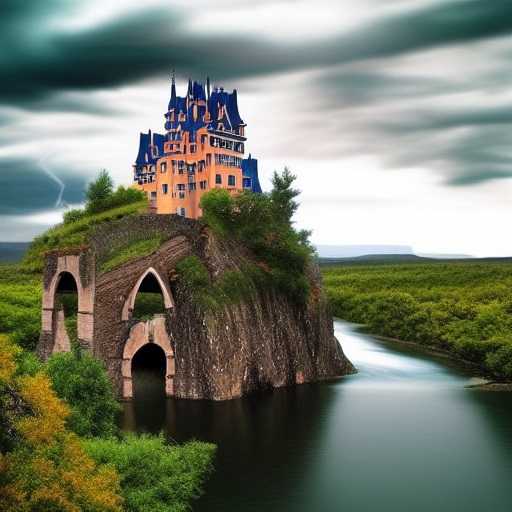
#> input picture DIP/img1.jpg, 512 x 512 px
$ jupyter execute adaptive-thres.ipynb
#> lines starting #> are read from the running program, lines starting #| are printed output that depends on the picture
[cell 1]
import cv2
import numpy as np

# Step 1: Read the image in grayscale
image = cv2.imread('img1.jpg', cv2.IMREAD_GRAYSCALE)
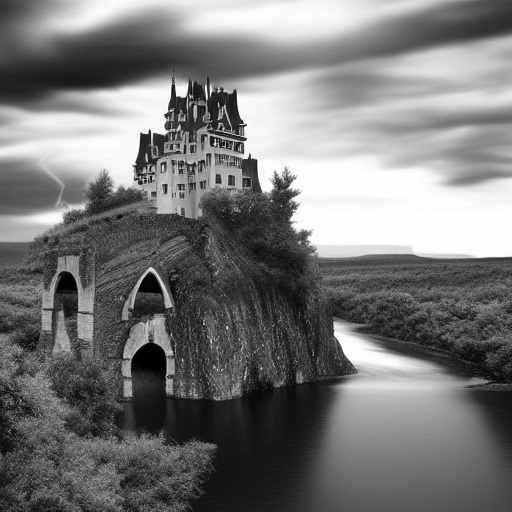
#> image: shape (512, 512); min 0, max 255, mean 119.4

# Step 2: Apply adaptive thresholding
# The parameters can be adjusted based on the specific needs of the image
adaptive_threshold = cv2.adaptiveThreshold(image,
                                            255,
                                            cv2.ADAPTIVE_THRESH_GAUSSIAN_C,
                                            cv2.THRESH_BINARY,
                                            11,
                                            2)
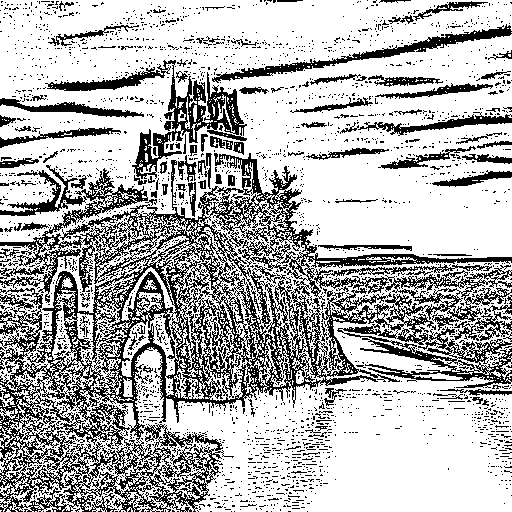
#> adaptive_threshold: shape (512, 512); 70.3% white; black in thin lines or dots

# Step 3: Display the original and thresholded images
cv2.imshow('Original Grayscale Image', image)
cv2.imshow('Adaptive Thresholding Result', adaptive_threshold)

# Wait for a key press and close the image windows
cv2.waitKey(0)
cv2.destroyAllWindows()

$ run again, with DIP/img2.jpg copied over DIP/img1.jpg
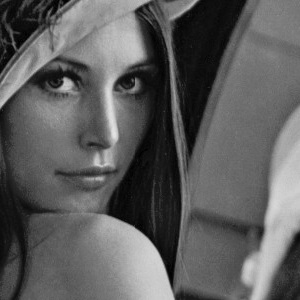
#> input picture DIP/img2.jpg, 300 x 300 px
#> image is the input picture: shape (300, 300); min 0, max 228, mean 93.3
#> `adaptive_threshold = cv2.adaptiveThreshold(image, 255, cv2.ADAPTIVE_TH..`:
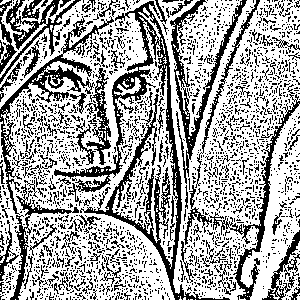
#> adaptive_threshold: shape (300, 300); 65.2% white; black in thin lines or dots
